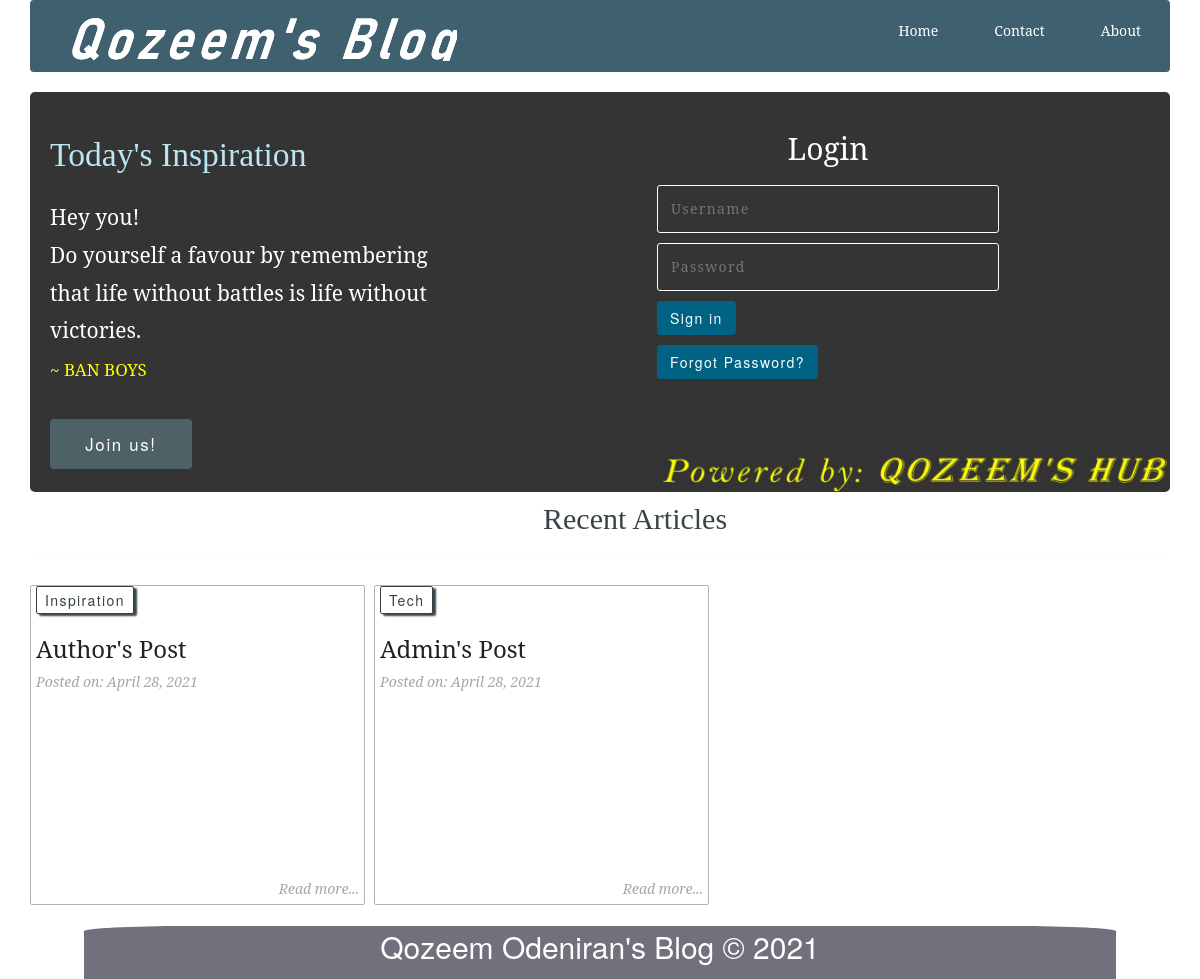
The page / on the database its author committed.
### tables this page shows
CREATE TABLE `topics` (
  `id` int(11) DEFAULT NULL,
  `name` varchar(255) DEFAULT NULL,
  `slug` varchar(255) DEFAULT NULL
);

CREATE TABLE `posts` (
  `id` int(11) NOT NULL,
  `user_id` int(11) DEFAULT NULL,
  `author_username` varchar(256) NOT NULL,
  `author_role` varchar(256) NOT NULL,
  `title` varchar(255) NOT NULL,
  `slug` varchar(255) NOT NULL,
  `views` int(11) NOT NULL DEFAULT 0,
  `image` varchar(255) NOT NULL,
  `body` text NOT NULL,
  `keywords` text DEFAULT NULL,
  `published` tinyint(1) NOT NULL,
  `created_at` timestamp NOT NULL DEFAULT current_timestamp() ON UPDATE current_timestamp(),
  `updated_at` timestamp NOT NULL DEFAULT current_timestamp()
);

### includes/public_functions.php (called while the page is built, shortened)
<?php
function getPublishedPosts() {
	global $conn;
	$sql = "SELECT * FROM posts WHERE published=true";
	$result = mysqli_query($conn, $sql);
	$posts = mysqli_fetch_all($result, MYSQLI_ASSOC);
	$final_posts = array();
	foreach ($posts as $post) {
		$post['topic'] = getPostTopic($post['id']);
		array_push($final_posts, $post);
	}
	return $final_posts;
}
function getPostTopic($post_id){
	global $conn;
	$sql = "SELECT * FROM topics WHERE id=
			(SELECT topic_id FROM post_topic WHERE post_id=$post_id) LIMIT 1";
	$result = mysqli_query($conn, $sql);
	$topic = mysqli_fetch_assoc($result);
	return $topic;
}
?>

### index.php (the view, shortened to what this page needs)
<?php require_once('config.php') ?>
<?php require_once( ROOT_PATH . '/includes/public_functions.php') ?>
<?php $posts = getPublishedPosts(); ?>
<?php require_once( ROOT_PATH . '/includes/head_section.php') ?>
</head>
<body>
	<div class="container">
<?php include( ROOT_PATH . '/includes/navbar.php') ?>
<?php include( ROOT_PATH . '/includes/banner.php') ?>
		<div class="content">
			<h2 class="content-title">Recent Articles</h2>
			<hr>
			<?php foreach ($posts as $post): ?>
			<div class="post" style="margin-left: 0px;">
			<?php if (isset($post['topic']['name'])): ?>
			<a
				href="<?php echo BASE_URL . 'filtered_posts.php?topic=' . $post['topic']['id'] ?>"
				class="btn category" style="margin-top: -5px;">
				<?php echo $post['topic']['name'] ?>
			</a>
			<?php endif ?>
			<a href="single_post.php?post-slug=<?php echo $post['slug']; ?>">
				<div class="post_info" style="margin-top: 50px;">
					<h3><?php echo $post['title'] ?></h3>
				<div class="info">
					<span>Posted on: <?php echo date("F j, Y ", strtotime($post["created_at"])); ?></span>
					<span class="read_more">Read more...</span>
				</div>
				</div>
			</a>
			</div>
			<?php endforeach ?>
		</div>
<?php include( ROOT_PATH . '/includes/footer.php') ?>

### static/css/public_styling.css (style rules this page uses)
* { margin: 0px; padding: 0px; }
html { height: 100%; box-sizing: border-box; }
body { position: relative; margin: 0; padding-bottom: 6rem; min-height: 100%; }
h1, h2, h3, h4, h5, h6 { color: #444; font-family: 'Averia Serif Libre', cursive; }
a { text-decoration: none; }
hr { margin: 10px 0px; opacity: .25; }
.btn { color: white; background: #4E6166; text-align: center; border: none; border-radius: 5px; display: block; letter-spacing: .1em; margin: 10px 0px; padding: 13px 20px; text-decoration: none; }
.container { width: 80%; margin: 0px auto; }
.content { margin: 5px auto; border-radius: 5px; min-height: 400px; }
.content:after { content: ""; display: block; clear: both; }
.content .content-title { margin: 10px 0px; color: #374447; font-family: 'Averia Serif Libre', cursive; }
.content .post { width: 335px; margin: 9px; min-height: 320px; float: left; border-radius: 2px; border: 1px solid #b3b3b3; position: relative; }
.content .post .category { margin-top: 0px; padding: 3px 8px; color: #374447; background: white; display: inline-block; border-radius: 2px; border: 1px solid #374447; box-shadow: 3px 2px 2px; position: absolute; left: 5px; top: 5px; z-index: 3; }
.content .post .post_info { height: 100%; padding: 0px 5px; font-weight: 200; font-family: 'Noto Serif', serif; }
.content .post .post_info { color: #222; }
.content .post .post_info span { color: #A6A6A6; font-style: italic; }
.content .post .post_info span.read_more { position: absolute; right: 5px; bottom: 5px; }
.post { border: 1px solid #ccc; margin-top: 10px; }

### rows shown on the page
posts: title "Author's Post", created_at "April 28, 2021"
topics: name "Inspiration"
posts: title "Admin's Post", created_at "April 28, 2021"
topics: name "Tech"
